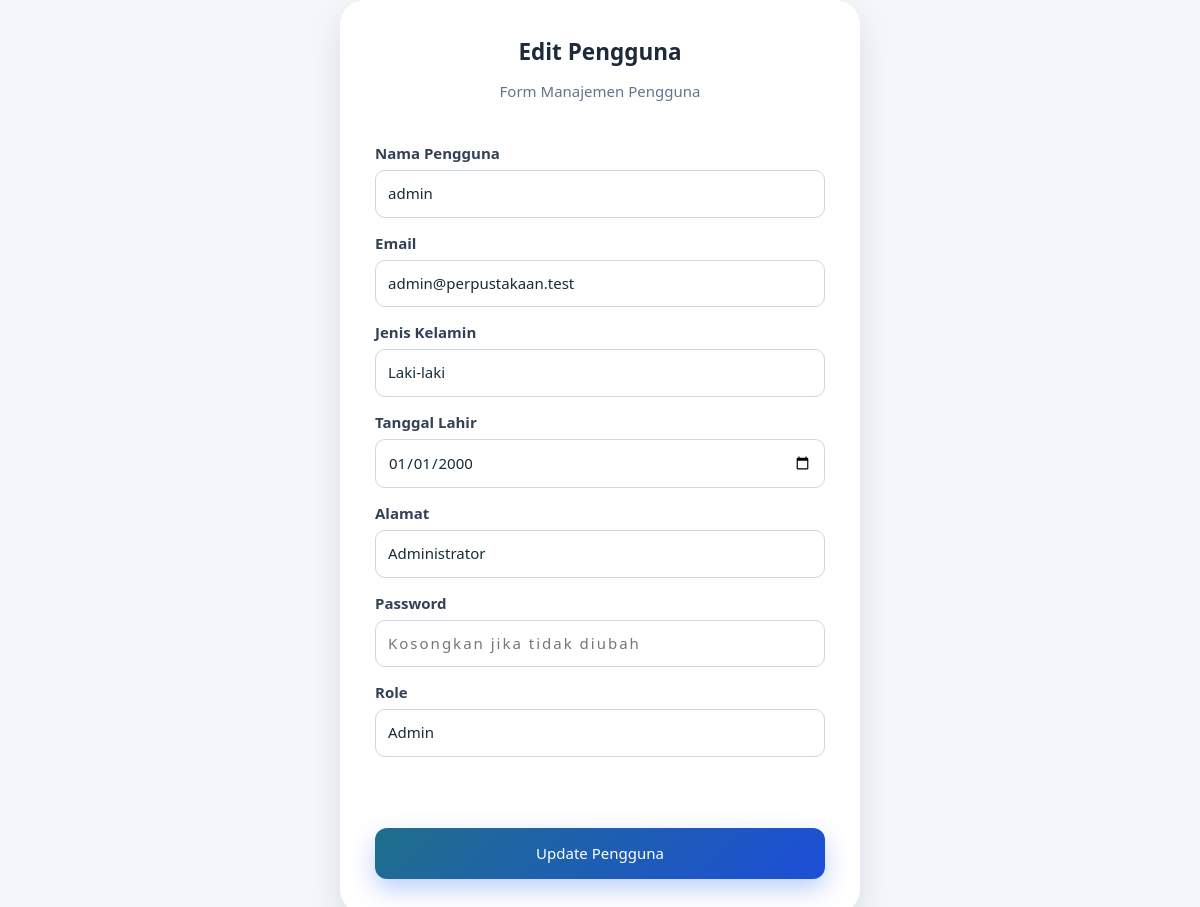
The page /controllers/c_pengguna.php?aksi=edit&id=1 (signed in) on the database its author committed.
### tables this page shows
CREATE TABLE `pengguna` (
  `id_pengguna` int(11) NOT NULL,
  `nama_pengguna` varchar(100) NOT NULL,
  `jenis_kelamin` enum('laki-laki','perempuan') NOT NULL,
  `alamat` varchar(150) NOT NULL,
  `role` enum('admin','user') NOT NULL,
  `password` varchar(250) NOT NULL,
  `email` varchar(150) NOT NULL,
  `tanggal_lahir_pengguna` date DEFAULT NULL
);

### config/app.php (called while the page is built, shortened)
<?php
if (!function_exists('app_url')) {
    function app_url(string $path = ''): string
    {
        $base = APP_BASE_URL;
        $path = ltrim($path, '/');
        return $base . ($path !== '' ? '/' . $path : '/');
    }
}
if (!function_exists('h')) {
    function h($value): string
    {
        return htmlspecialchars((string)($value ?? ''), ENT_QUOTES | ENT_SUBSTITUTE, 'UTF-8');
    }
}

### config/database.php (called while the page is built)
<?php
return [
    'host' => 'sql310.infinityfree.com',
    'user' => 'if0_43243962',
    'pass' => 'BMjCcCfkJoX',
    'name' => 'if0_43243962_pinjam_buku',
];

### models/m_koneksi.php (called while the page is built, shortened)
<?php
require_once __DIR__ . '/../config/app.php';
class m_koneksi
{
    public function __construct()
    {
        $config = require __DIR__ . '/../config/database.php';
        try {
            $this->koneksi = new mysqli(
                (string)$config['host'],
                (string)$config['user'],
                (string)$config['pass'],
                (string)$config['name']
            );
        } catch (mysqli_sql_exception $e) {
            error_log('Database connection error: ' . $e->getMessage());
            http_response_code(500);
            exit('Koneksi database gagal. Periksa konfigurasi database pada config/database.php.');
        }
    }
}

### models/m_pengguna.php (called while the page is built, shortened)
<?php
require_once __DIR__ . '/m_koneksi.php';
class m_pengguna
{
    private mysqli $koneksi;
    public function __construct()
    {
        $this->koneksi = (new m_koneksi())->koneksi;
    }
    public function tampil_data_by_id($id)
    {
        $id = filter_var($id, FILTER_VALIDATE_INT);
        $stmt = $this->koneksi->prepare('SELECT * FROM pengguna WHERE id_pengguna=? LIMIT 1');
        $stmt->bind_param('i', $id);
        $stmt->execute();
        return $stmt->get_result()->fetch_object() ?: null;
    }
}

### views/v_edit_pengguna.php (the view, shortened to what this page needs)
<?php
require_once __DIR__ . '/../config/app.php';
?>
<!DOCTYPE html>
<html lang="id">
<head>
    <link rel="stylesheet" href="../asset/edit_pengguna.css">
<link rel="stylesheet" href="<?= h(app_url('asset/app.css')) ?>">
</head>
<body>
    <div class="card">
        <h2>Edit Pengguna</h2>
        <p>Form Manajemen Pengguna</p>
        <form action="../controllers/c_pengguna.php?aksi=update" method="POST">
            <label>Nama Pengguna</label>
            <input type="text"
                name="nama_pengguna"
                value="<?= htmlspecialchars($users->nama_pengguna) ?>"
                required>
            <label>Email</label>
            <input type="email"
                name="email"
                value="<?= htmlspecialchars($users->email) ?>"
                required>
            <label>Jenis Kelamin</label>
            <select name="jenis_kelamin" required>
                <option value="laki-laki"
                    <?= $users->jenis_kelamin == 'laki-laki' ? 'selected' : '' ?>>
                    Laki-laki
                </option>
            </select>
            <label>Tanggal Lahir</label>
            <input type="date"
                name="tanggal_lahir_pengguna"
                value="<?= $users->tanggal_lahir_pengguna ?>"
                required>
            <label>Alamat</label>
            <input type="text"
                name="alamat"
                value="<?= htmlspecialchars($users->alamat) ?>"
                required>
            <label>Password</label>
            <input type="password"
                name="password"
                placeholder="Kosongkan jika tidak diubah">
            <label>Role</label>
            <select name="role" required>
                <option value="admin"
                    <?= $users->role == 'admin' ? 'selected' : '' ?>>
                    Admin
                </option>
            </select>
            <br><br>
            <button type="submit">Update Pengguna</button>
        <?= csrf_field() ?></form>
    </div>
</body>
</html>

### asset/edit_pengguna.css (style rules this page uses)
* { margin:0; padding:0; box-sizing:border-box; font-family:'Segoe UI',sans-serif; }
body { background:linear-gradient(135deg,#e0f2fe,#f8fafc); display:flex; justify-content:center; align-items:center; min-height:100vh; }
.card { width:100%; max-width:520px; background:white; padding:35px; border-radius:25px; box-shadow:0 15px 35px rgba(0,0,0,0.1); animation:fadeIn .6s ease; }
h2 { text-align:center; color:#1e293b; margin-bottom:10px; }
p { text-align:center; color:#64748b; margin-bottom:25px; }
form { display:flex; flex-direction:column; }
label { margin-top:14px; margin-bottom:5px; font-weight:600; color:#334155; }
input, select { padding:12px 14px; border-radius:12px; border:1px solid #cbd5f5; outline:none; font-size:14px; background:#f8fafc; transition:.3s; }
input[type="password"] { letter-spacing:2px; }
button { margin-top:25px; padding:14px; border:none; border-radius:12px; background:linear-gradient(135deg,#1f6f8b,#1d4ed8); color:white; font-weight:bold; font-size:15px; cursor:pointer; transition:.3s; box-shadow:0 10px 25px rgba(37,99,235,0.3); }
select { appearance:none; background-repeat:no-repeat; background-position:right 10px center; background-size:16px; }

### asset/app.css (style rules this page uses)
:root { --navy:#16324f;--blue:#1f6f8b;--teal:#2a9d8f;--bg:#f3f6fa;--text:#172b3a;--muted:#657786;--border:#dfe7ee;--danger:#b42318;--green:#177245;--amber:#9a6700;--white:#fff;--radius:16px;--shadow:0 12px 35px rgba(22,50,79,.08) }
* { box-sizing:border-box }
body { margin:0;background:var(--bg);color:var(--text);font:15px/1.55 system-ui,-apple-system,BlinkMacSystemFont,"Segoe UI",sans-serif }
button,input,select,textarea { font:inherit }
input,select,textarea { width:100%;border:1px solid #cbd7e1;border-radius:10px;padding:11px 12px;background:#fff;color:var(--text);outline:none;min-height:44px }

### rows shown on the page
pengguna: nama_pengguna "admin", email "admin@perpustakaan.test", jenis_kelamin "Laki-laki", tanggal_lahir_pengguna "01/01/2000", alamat "Administrator", role "Admin"
